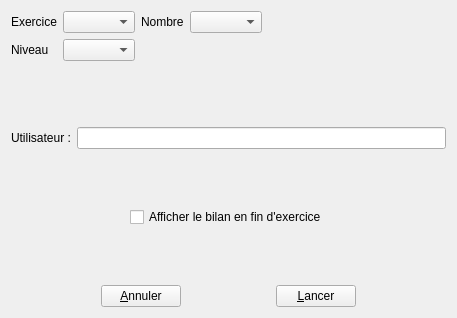
<?xml version="1.0" encoding="UTF-8"?>
<ui version="4.0">
 <class>AbuleduLanceurV1</class>
 <widget class="QWidget" name="AbuleduLanceurV1">
  <property name="windowModality">
   <enum>Qt::WindowModal</enum>
  </property>
  <property name="geometry">
   <rect>
    <x>0</x>
    <y>0</y>
    <width>456</width>
    <height>318</height>
   </rect>
  </property>
  <property name="windowTitle">
   <string>Form</string>
  </property>
  <property name="styleSheet">
   <string notr="true"/>
  </property>
  <layout class="QGridLayout" name="gridLayout_2">
   <item row="0" column="0">
    <layout class="QGridLayout" name="gridLayout">
     <item row="0" column="0">
      <widget class="QLabel" name="lblExercice">
       <property name="text">
        <string>Exercice</string>
       </property>
      </widget>
     </item>
     <item row="0" column="3">
      <widget class="QLabel" name="lblNombre">
       <property name="text">
        <string>Nombre</string>
       </property>
      </widget>
     </item>
     <item row="0" column="4">
      <widget class="QComboBox" name="cbNombre"/>
     </item>
     <item row="1" column="0">
      <widget class="QLabel" name="lblNiveau">
       <property name="text">
        <string>Niveau</string>
       </property>
      </widget>
     </item>
     <item row="1" column="1">
      <widget class="QComboBox" name="cbNiveau"/>
     </item>
     <item row="0" column="1">
      <widget class="QComboBox" name="cbExercice"/>
     </item>
     <item row="0" column="5">
      <spacer name="horizontalSpacer_2">
       <property name="orientation">
        <enum>Qt::Horizontal</enum>
       </property>
       <property name="sizeHint" stdset="0">
        <size>
         <width>40</width>
         <height>20</height>
        </size>
       </property>
      </spacer>
     </item>
     <item row="1" column="5">
      <spacer name="horizontalSpacer_3">
       <property name="orientation">
        <enum>Qt::Horizontal</enum>
       </property>
       <property name="sizeHint" stdset="0">
        <size>
         <width>40</width>
         <height>20</height>
        </size>
       </property>
      </spacer>
     </item>
    </layout>
   </item>
   <item row="3" column="0">
    <layout class="QHBoxLayout" name="horizontalLayout_2">
     <item>
      <widget class="QLabel" name="lblNom">
       <property name="text">
        <string>Utilisateur :</string>
       </property>
       <property name="textInteractionFlags">
        <set>Qt::NoTextInteraction</set>
       </property>
      </widget>
     </item>
     <item>
      <widget class="QLineEdit" name="leNom"/>
     </item>
    </layout>
   </item>
   <item row="5" column="0">
    <layout class="QHBoxLayout" name="horizontalLayout_5">
     <item>
      <spacer name="horizontalSpacer">
       <property name="orientation">
        <enum>Qt::Horizontal</enum>
       </property>
       <property name="sizeHint" stdset="0">
        <size>
         <width>40</width>
         <height>20</height>
        </size>
       </property>
      </spacer>
     </item>
     <item>
      <widget class="QCheckBox" name="chbBilan">
       <property name="text">
        <string>Afficher le bilan en fin d'exercice</string>
       </property>
      </widget>
     </item>
     <item>
      <spacer name="horizontalSpacer_4">
       <property name="orientation">
        <enum>Qt::Horizontal</enum>
       </property>
       <property name="sizeHint" stdset="0">
        <size>
         <width>40</width>
         <height>20</height>
        </size>
       </property>
      </spacer>
     </item>
    </layout>
   </item>
   <item row="6" column="0">
    <spacer name="verticalSpacer">
     <property name="orientation">
      <enum>Qt::Vertical</enum>
     </property>
     <property name="sizeHint" stdset="0">
      <size>
       <width>20</width>
       <height>40</height>
      </size>
     </property>
    </spacer>
   </item>
   <item row="7" column="0">
    <layout class="QHBoxLayout" name="horizontalLayout">
     <item>
      <spacer name="horizontalSpacer_7">
       <property name="orientation">
        <enum>Qt::Horizontal</enum>
       </property>
       <property name="sizeHint" stdset="0">
        <size>
         <width>54</width>
         <height>20</height>
        </size>
       </property>
      </spacer>
     </item>
     <item>
      <widget class="QPushButton" name="btnAnnuler">
       <property name="text">
        <string>&amp;Annuler</string>
       </property>
      </widget>
     </item>
     <item>
      <spacer name="horizontalSpacer_5">
       <property name="orientation">
        <enum>Qt::Horizontal</enum>
       </property>
       <property name="sizeHint" stdset="0">
        <size>
         <width>54</width>
         <height>20</height>
        </size>
       </property>
      </spacer>
     </item>
     <item>
      <widget class="QPushButton" name="btnLancer">
       <property name="text">
        <string>&amp;Lancer</string>
       </property>
      </widget>
     </item>
     <item>
      <spacer name="horizontalSpacer_8">
       <property name="orientation">
        <enum>Qt::Horizontal</enum>
       </property>
       <property name="sizeHint" stdset="0">
        <size>
         <width>76</width>
         <height>20</height>
        </size>
       </property>
      </spacer>
     </item>
    </layout>
   </item>
   <item row="2" column="0">
    <spacer name="verticalSpacer_2">
     <property name="orientation">
      <enum>Qt::Vertical</enum>
     </property>
     <property name="sizeHint" stdset="0">
      <size>
       <width>157</width>
       <height>60</height>
      </size>
     </property>
    </spacer>
   </item>
   <item row="4" column="0">
    <spacer name="verticalSpacer_3">
     <property name="orientation">
      <enum>Qt::Vertical</enum>
     </property>
     <property name="sizeHint" stdset="0">
      <size>
       <width>435</width>
       <height>24</height>
      </size>
     </property>
    </spacer>
   </item>
  </layout>
 </widget>
 <resources/>
 <connections/>
</ui>
